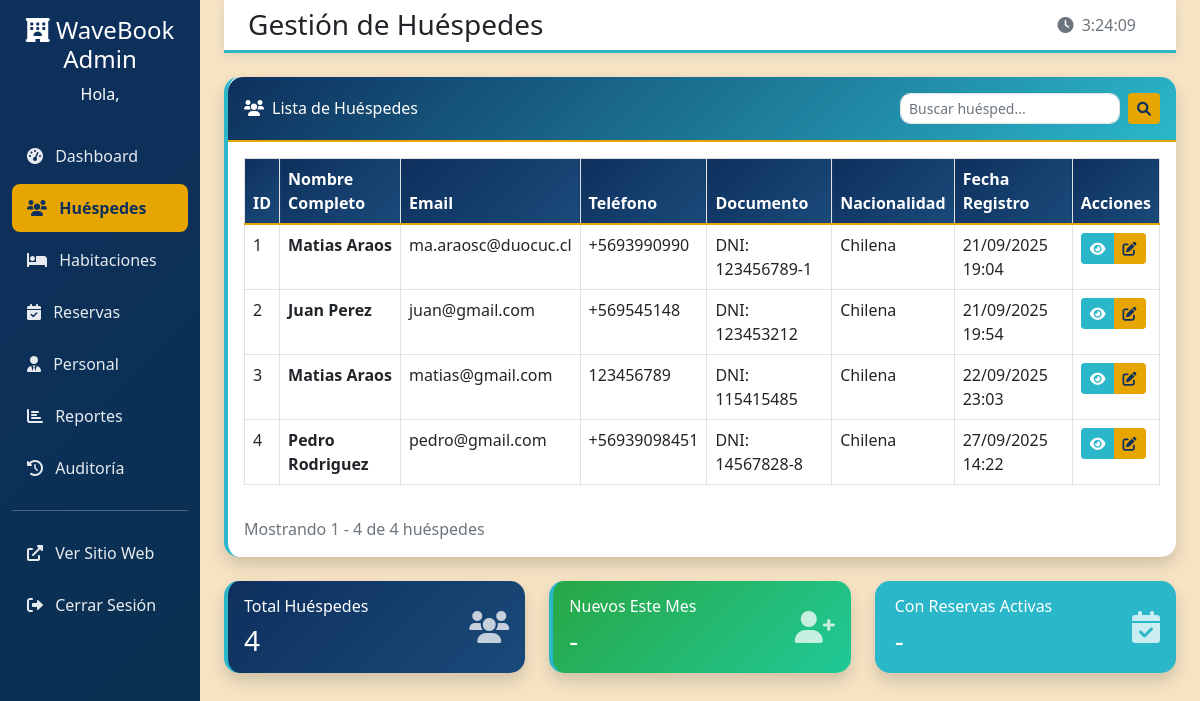
Before: /hotel-admin/guests/ (signed in) with the older database file.
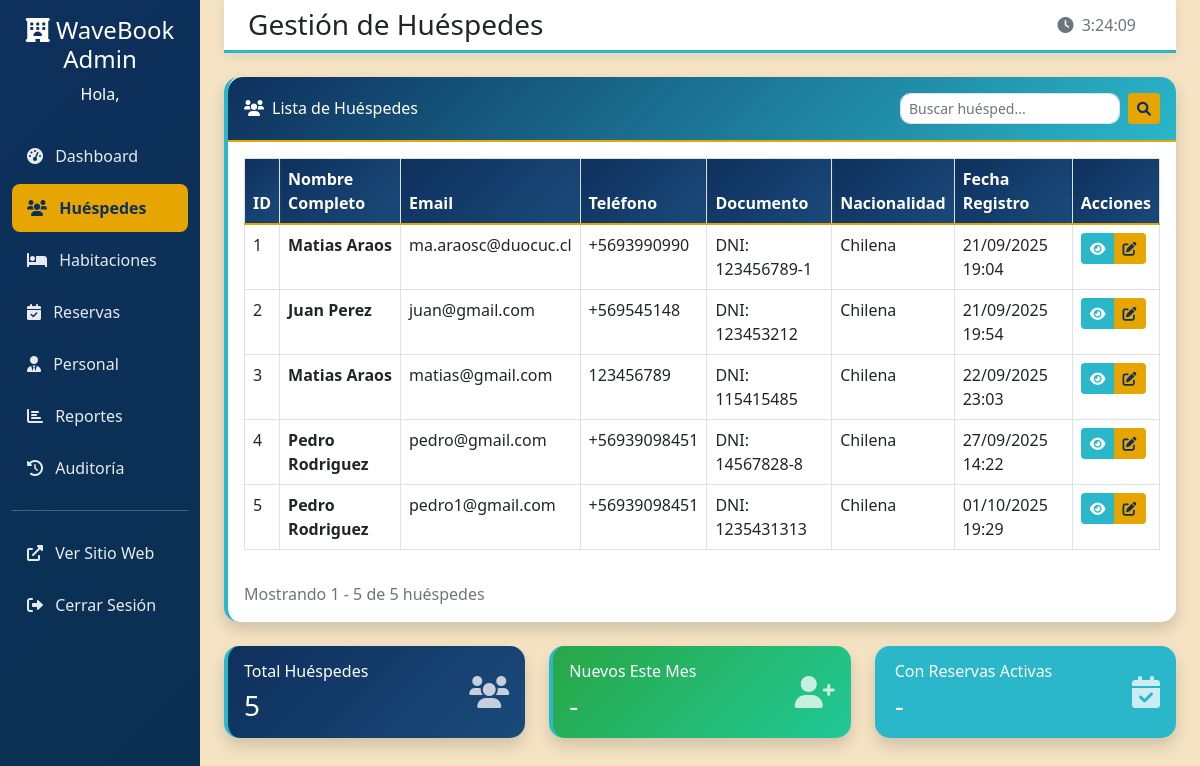
After: the same page with the newer database file.
### Hotel/models.py (models this page shows, shortened)
class Huesped(models.Model):
    TIPO_DOCUMENTO_CHOICES = [
        ("DNI", "DNI / rut"),
        ("PASAPORTE", "Pasaporte"),
    ]
    nombre = models.CharField(max_length=100)
    apellido = models.CharField(max_length=100)
    email = models.EmailField(unique=True, max_length=150)
    telefono = models.CharField(max_length=30, blank=True, null=True)
    documento_tipo = models.CharField(
        max_length=30, choices=TIPO_DOCUMENTO_CHOICES, null=True)
    documento_numero = models.CharField(
        max_length=50, unique=True, blank=True, null=True)
    fecha_nacimiento = models.DateField(blank=True, null=True)
    nacionalidad = models.CharField(max_length=100, blank=True, null=True)
    fecha_registro = models.DateTimeField(auto_now_add=True)
    password = models.CharField(max_length=255)

### Hotel/views.py (the view)
    def wrapper(request, *args, **kwargs):
        if not request.session.get('admin_id'):
            messages.error(request, "Acceso denegado. Inicia sesión como administrador.")
            return redirect('admin_login')
        return view_func(request, *args, **kwargs)

### Hotel/views.py (called while the page is built, shortened)
def admin_required(view_func):
    def wrapper(request, *args, **kwargs):
        if not request.session.get('admin_id'):
            messages.error(request, "Acceso denegado. Inicia sesión como administrador.")
            return redirect('admin_login')
        return view_func(request, *args, **kwargs)
    return wrapper

@admin_required
def admin_guests_list(request):
    search_query = request.GET.get('search', '')
    guests = Huesped.objects.all()
    paginator = Paginator(guests, 10)
    page_number = request.GET.get('page')
    page_obj = paginator.get_page(page_number)
    return render(request, "admin/guests_list.html", {
        'page_obj': page_obj,
        'search_query': search_query
    })

### Hotel/templates/admin/guests_list.html (shortened to what the changed rows need)
{% extends 'admin/base_admin.html' %}
{% block page_title %}Gestión de Huéspedes{% endblock %}
{% block content %}
<div class="row mb-4">
    <div class="col-lg-12">
        <div class="card shadow">
            <div class="card-body">
                {% if page_obj %}
                    <div class="table-responsive">
                        <table class="table table-bordered table-hover">
                            <thead class="table-light">
                                <tr>
                                    <th>ID</th>
                                    <th>Nombre Completo</th>
                                    <th>Email</th>
                                    <th>Teléfono</th>
                                    <th>Documento</th>
                                    <th>Nacionalidad</th>
                                    <th>Fecha Registro</th>
                                    <th>Acciones</th>
                                </tr>
                            </thead>
                            <tbody>
                                {% for guest in page_obj %}
                                <tr>
                                    <td>{{ guest.id }}</td>
                                    <td>
                                        <strong>{{ guest.nombre }} {{ guest.apellido }}</strong>
                                    </td>
                                    <td>{{ guest.email }}</td>
                                    <td>{{ guest.telefono|default:"-" }}</td>
                                    <td>
                                        {% if guest.documento_tipo and guest.documento_numero %}
                                            {{ guest.documento_tipo }}: {{ guest.documento_numero }}
                                        {% else %}
                                            -
                                        {% endif %}
                                    </td>
                                    <td>{{ guest.nacionalidad|default:"-" }}</td>
                                    <td>{{ guest.fecha_registro|date:"d/m/Y H:i" }}</td>
                                    <td>
                                        <div class="btn-group" role="group">
                                            <a href="{% url 'admin_guest_detail' guest.id %}"
                                               class="btn btn-sm" title="Ver detalles"
                                               style="background-color: var(--turquesa-coral); border-color: var(--turquesa-coral); color: white;">
                                                <i class="fas fa-eye"></i>
                                            </a>
                                            <button class="btn btn-sm" title="Editar" onclick="editGuest({{ guest.id }})"
                                                    style="background-color: var(--oro-arena); border-color: var(--oro-arena); color: var(--azul-pacifico);">
                                                <i class="fas fa-edit"></i>
                                            </button>
                                        </div>
                                    </td>
                                </tr>
                                {% endfor %}
                            </tbody>
                        </table>
                    </div>
                    <div class="mt-3 text-muted">
                        Mostrando {{ page_obj.start_index }} - {{ page_obj.end_index }} de {{ page_obj.paginator.count }} huéspedes
                    </div>
                {% else %}
                    <div class="text-center text-muted py-5">
                        <i class="fas fa-users fa-4x mb-3"></i>
                        <h5>No hay huéspedes registrados</h5>
                        <p>Los huéspedes aparecerán aquí cuando se registren en el sistema.</p>
                    </div>
                {% endif %}
            </div>
        </div>
    </div>
</div>
<div class="row">
    <div class="col-md-4">
        <div class="card bg-primary text-white shadow">
            <div class="card-body">
                <div class="d-flex justify-content-between align-items-center">
                    <div>
                        <h6 class="card-title">Total Huéspedes</h6>
                        <h3 class="mb-0">{{ page_obj.paginator.count|default:0 }}</h3>
                    </div>
                </div>
            </div>
        </div>
    </div>
</div>
{% endblock %}

Changed rows visible on the page:
added Huesped: id "5", nombre "Pedro", apellido "Rodriguez", email "pedro1@gmail.com", telefono "+56939098451", documento_tipo "DNI", documento_numero "1235431313", nacionalidad "Chilena", fecha_registro "01/10/2025 19:29"
Other visible differences:
{{ page_obj.end_index }}: "4" → "5"
{{ page_obj.paginator.count }}: "4" → "5"
{{ page_obj.paginator.count|default:0 }}: "4" → "5"
